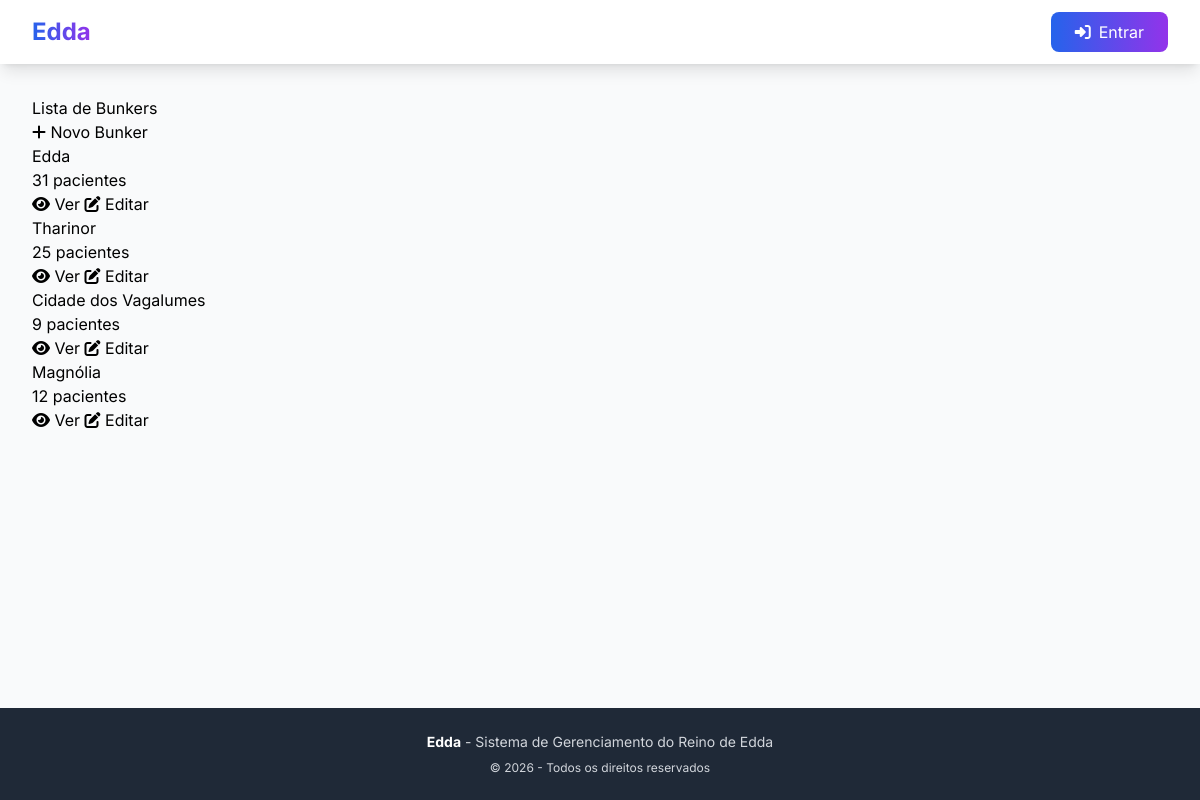
Page /cidades/ on the committed database.
### core/models.py (models this page shows, shortened)
class Cidade(models.Model):
    nome = models.CharField(max_length=100)
    funcao = models.CharField(max_length=100, default=None)

### core/views.py (the view)
# urls.py: path('cidades/', BunkertListView.as_view(), name='bunker-list'),
class BunkertListView(ListView):
    model = Cidade
    template_name = 'core/bunker_list.html'
    context_object_name = 'bunkers'

### core/context_processors.py (called while the page is built)
def medico_context(request):
    is_medico = request.user.is_authenticated and request.user.tipo == 'MED'
    is_admin = request.user.is_authenticated and request.user.tipo == 'ADM'
    return {
        'is_medico': is_medico,
        'is_admin': is_admin,
        'is_medico_or_admin': is_medico or is_admin
    }

### core/templates/core/bunker_list.html (shortened to what this page needs)
{% extends 'core/base.html' %}
{% block content %}
<section class="section">
    <div class="container">
        <div class="level">
            <div class="level-left">
                <h1 class="title">Lista de Bunkers</h1>
            </div>
            <div class="level-right">
                <a href="{% url 'bunker-create' %}" class="button is-primary">
                    <span class="icon">
                        <i class="fas fa-plus"></i>
                    </span>
                    <span>Novo Bunker</span>
                </a>
            </div>
        </div>
        <div class="columns is-multiline">
            {% for bunker in bunkers %}
            <div class="column is-one-third">
                <div class="card">
                    <div class="card-content">
                        <div class="media">
                            <div class="media-content">
                                <p class="title is-4">{{ bunker.nome }}</p>
                                <p class="subtitle is-6">{{ bunker.pacientes.count }} pacientes</p>
                            </div>
                        </div>
                        <div class="content">
                            <div class="buttons">
                                <a href="#" class="button is-small is-info">
                                    <span class="icon">
                                        <i class="fas fa-eye"></i>
                                    </span>
                                    <span>Ver</span>
                                </a>
                                <a href="#" class="button is-small is-warning">
                                    <span class="icon">
                                        <i class="fas fa-edit"></i>
                                    </span>
                                    <span>Editar</span>
                                </a>
                            </div>
                        </div>
                    </div>
                </div>
            </div>
            {% empty %}
            <div class="column">
                <div class="notification is-warning">
                    Nenhum bunker cadastrado ainda.
                </div>
            </div>
            {% endfor %}
        </div>
    </div>
</section>
{% endblock %}

### core/templates/core/base.html (style rules this page uses)
body { font-family: 'Inter', sans-serif; }

### rows in the picture
Cidade: nome "Edda", pacientes.count "31"
Cidade: nome "Tharinor", pacientes.count "25"
Cidade: nome "Cidade dos Vagalumes", pacientes.count "9"
Cidade: nome "Magnólia", pacientes.count "12"
